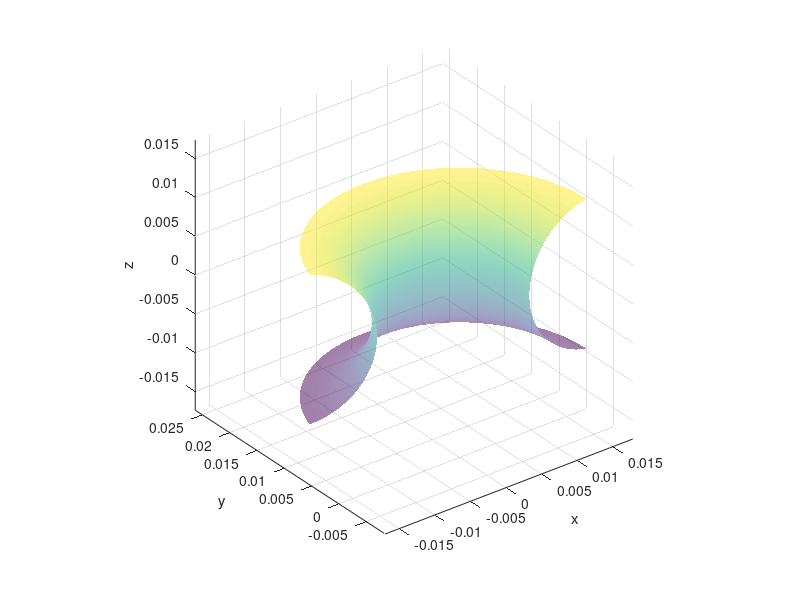
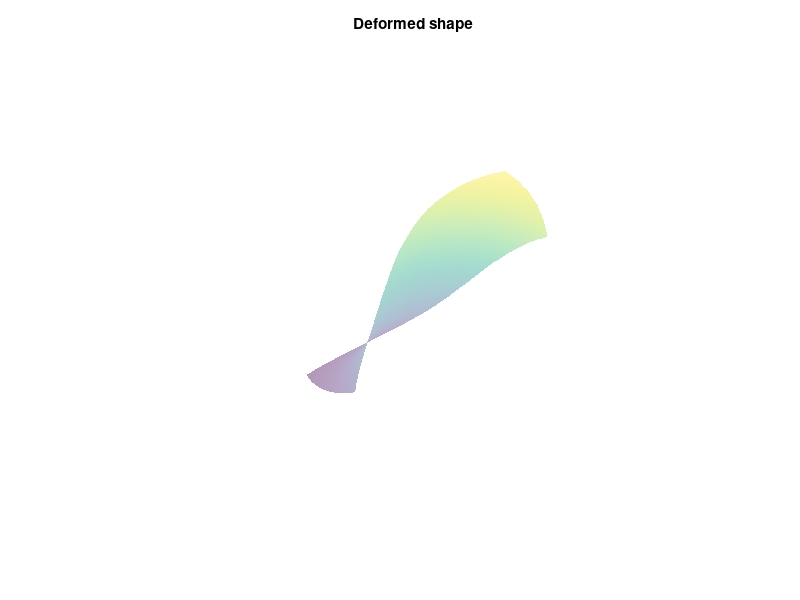

The MATLAB script that drew these images, in order: (Note: this script raises an error after producing the figures.)
clc
clear all
close all


% -------------- input parameter ---------------------------------------
% --- Geometry ---
t1_ratio = 1/2;             % thickness ratio of the first layer
theta = [62 -64]*pi/180;      % angle of each layer
a = 0.030;                  % initial length [m]
b = 0.010;                  % initial width  [m]

% --- Material ---
% E1,E2,G12: modulus [Pa];   v12,v21: Poisson's Ratio;    e12_T:  thermal strain 

% E1 = 8.26e6; v12 = 0.5; v21 = 0.4; E2 = E1*v21/v12; G12 = 0.79e6; e12_T = [-0.05787; 0.00681; 0]; % T=65
% E1 = 5.82e6; v12 = 0.5; v21 = 0.4; E2 = E1*v21/v12; G12 = 0.78e6; e12_T = [-0.10680; 0.02568; 0]; % T=75
E1 = 4.87e6; v12 = 0.5; v21 = 0.4; E2 = E1*v21/v12; G12 = 0.67e6; e12_T = [-0.14539; 0.02997; 0]; % T=85  

% ----------------------------------------------------------------------

t_total = 0.002;            % total thickness
t1 = t_total*t1_ratio;
t2 = t_total-t1;
t = [t1 t2];               % thickness of each layer
n = length(t);              % number of layers

%% Classical laminate theory to calculate the strain and curvature

Q = [ E1/(1-v12*v21)       E1*v21/(1-v12*v21)       0;
     E1*v21/(1-v12*v21)     E2/(1-v12*v21)          0;
         0                        0                G12];
     
% calculate the z-coordanates 
m = sum(t)/2;
M = zeros(1,n+1);
for i=1:n
    M(i+1) = M(i)+t(i);
end
z = M-m;     

% thermal resultant force and moment
N_T = 0;
M_T = 0;

A = 0;
B = 0;
D = 0;

% assemble 
for i=1:n
    % transformation matrix
    T(:,:,i) = [cos(theta(i))^2  sin(theta(i))^2  2*sin(theta(i))*cos(theta(i));
         sin(theta(i))^2  cos(theta(i))^2  -2*sin(theta(i))*cos(theta(i));
         -sin(theta(i))*cos(theta(i))  sin(theta(i))*cos(theta(i)) cos(theta(i))^2-sin(theta(i))^2;];
    Qbar(:,:,i) = inv(T(:,:,i))*Q*(inv(T(:,:,i)))';
    
    exy_T = (T(:,:,i)')*e12_T;
    
    N_T = N_T+Qbar(:,:,i)*exy_T*(z(i+1)-z(i));
    M_T = M_T+1/2*Qbar(:,:,i)*exy_T*(z(i+1)^2-z(i)^2);
    
    A = A+Qbar(:,:,i)*(z(i+1)-z(i));
    B = B+1/2*Qbar(:,:,i)*(z(i+1)^2-z(i)^2);
    D = D+1/3*Qbar(:,:,i)*(z(i+1)^3-z(i)^3);
    
end

ABD = [A B;B D];
invABD = inv([A B;B D]);
sol = invABD*[N_T;M_T];
e0 = sol(1:3,1);            % strain at mid-plane
k  = sol(4:6,1);            % curvature

%% Use principal curvature to visualize the deformation
% principle curvature
Center = 1/2*(k(1)+k(2));
R = sqrt(  ((k(1)-k(2))/2)^2  +  (k(3)/2)^2    );
fai = 1/2*atan( k(3)/(k(1)-k(2))   );
k1 = Center+R;
k2 = Center-R;

%%%% out of plane deflection
% plot the in-plane deformation
% 1. initial shape (x,y) in structural coordinate system
step = b/20;
x = 0:step:a;
y = 0:step:b;
x = x';

u0 = e0(1)*x+e0(3)*y;     % displacement
v0 = e0(2)*y+0*x;         % displacement
x1 = u0+x;
y1 = v0+y;
% (x1,y1) deformed shape in structural coordinate system

if (k(1)==0 & k(2)==0 & k(3)==0)    % in-plane deformation
    x2 = x1;
    y2 = y1;
else                                % out-of-plane deformation
    % transformation to principle curvature direction
    fai = -fai;
    for i=1:length(x)
        for j=1:length(y)
            x2(i,j) = x1(i,j).*cos(fai)+y1(i,j).*sin(fai);
            y2(i,j) = -x1(i,j).*sin(fai)+y1(i,j).*cos(fai);
        end
    end
end
% (x2,y2) deformed shape in principal curvature's coordinate system

% new plate
x_l = min(min(x2(:,:)));
x_r = max(max(x2(:,:)));
y_l = min(min(y2(:,:)));
y_r = max(max(y2(:,:)));

L1 = x_r - x_l;
L2 = y_r - y_l;

x3 = x_l:L1/500:x_r;
x3 = x3';
y3 = y_l:L2/500:y_r;
% (x3,y3) imaginary plane in structural coordinate system


theta1 = k1*L1;
theta2 = -k2*L2;


r = -1/k2;
R = 1/k1;
R = R+r;

v = theta1.*(x3-x_l)/L1;
u = (theta2.*(y3-y_l)/L2)+pi-theta2/2;
[u,v] = meshgrid(u,v);

xx0 = (R+r*cos(u)).*cos(v);
yy0 = (R+r*cos(u)).*sin(v);
zz0 = r*sin(u)+0*v;


%% subtract the void points from the imaginary plane to get the actural shape
xx = xx0;
yy = yy0;
zz = zz0;

%% judge whether the point is in the plate
x0 = (x_r+x_l)/2;
y0 = (y_r+y_l)/2;  % point inside the plate

% line
% 4 points at the corner
rect(1,1) = x2(1,1); rect(1,2) = y2(1,1);
rect(2,1) = x2(1,end); rect(2,2) = y2(1,end);
rect(3,1) = x2(end,end); rect(3,2) = y2(end,end);
rect(4,1) = x2(end,1); rect(4,2) = y2(end,1);
rect(5,:) = rect(1,:);

% coefficient of line equations  Ax+By+C=0  
%A-coef(:,1);B-coef(:,2);C-coef(:,3);
for i=1:4
    coef(i,1) = rect(i+1,2)-rect(i,2);
    coef(i,2) = rect(i,1)-rect(i+1,1);
    coef(i,3) = rect(i+1,1)*rect(i,2)-rect(i,1)*rect(i+1,2);
    term1(i) = coef(i,1)*x0+coef(i,2)*y0+coef(i,3);
end


for i =1:length(x3)
    for j =1:length(y3)
        judge = 1;
        for kk = 1:4
            term = term1(kk)*(  coef(kk,1)*x3(i)+coef(kk,2)*y3(j)+coef(kk,3)    );
            Term(i,j)=term;
            if term<0 
                judge = 0;
            end
        end
        if judge ==0 
            zz(i,j) = NaN;
        end
    end
end
%%
if (k(1)==0 & k(2)==0 & k(3)==0)    % in-plane deformation
    figure(1)
    hold on
    patch(rect(1:4,1),rect(1:4,2),[0;1;1;0],'EdgeColor','none','FaceAlpha',0.4)
    plot([rect(1:4,1);rect(1,1)],[rect(1:4,2);rect(1,2)],'k')
    set(gca,'xtick',[],'ytick',[],'ztick',[],'xcolor','w','ycolor','w','zcolor','w')   
    axis equal
    s.EdgeColor = 'none';
    grid off
    color1 = [0.2,0.1,0.9];
    color2 = [0.1,0.9,0.6];
    colorscale1 = [linspace(color2(1),color1(1),100)',linspace(color2(2),color1(2),100)',linspace(color2(3),color1(3),100)'];
    colorscale2 = [linspace(color1(1),color2(1),100)',linspace(color1(2),color2(2),100)',linspace(color1(3),color2(3),100)'];
    colorscale=[colorscale2 ; colorscale1];
    colormap(colorscale);
else
    figure(1)  % full scale
    surf(xx0,yy0,zz0,'FaceAlpha',0.5)
    hold on  
    xlabel('x');
    ylabel('y');
    zlabel('z');
    axis equal
    shading interp
    
    figure(2)  % after cutting
    s = surf(xx,yy,zz,'FaceAlpha',0.4)
    axis equal
    shading interp
    hold on
    title('Deformed shape')

    set(gcf,'Color','White');
    set(gca,'xtick',[],'ytick',[],'ztick',[],'xcolor','White','ycolor','White','zcolor','White')
    gridsmal2=1:25:size(xx,1)/2+1;
    gridsmall=1:25:size(xx,1)/2+1;
 
    s.EdgeColor = 'none';
    grid off
    color1 = [0.2,0.1,0.9];
    color2 = [0.1,0.9,0.6];
    colorscale1 = [linspace(color2(1),color1(1),100)',linspace(color2(2),color1(2),100)',linspace(color2(3),color1(3),100)'];
    colorscale2 = [linspace(color1(1),color2(1),100)',linspace(color1(2),color2(2),100)',linspace(color1(3),color2(3),100)'];
    colorscale=[colorscale2 ; colorscale1];
    colormap(colorscale);
    xlabel('x')
    ylabel('y')
    zlabel('z')
    
    if sum(isnan(zz(:)))>2000
        a=[];
        b=[];
        % for i=1:size(xx,1)
        for i=1:501
            judge2 = prod(isnan(zz(i,:)));
            if judge2==0
                validIndices=~isnan(zz(i,:));
                validnumbers=zz(i,validIndices);
                colume=zz(i,:);
                number1=find(colume==validnumbers(1));
                number2=find(colume==validnumbers(end));
                a=[a,[i;number1]];
                b=[b,[i;number2]];
            end
        end
        lineX1=[];
        lineY1=[];
        lineZ1=[];
        for i=1:size(a,2)
            % plot3(xx(a(1,i),a(2,i)),yy(a(1,i),a(2,i)),zz(a(1,i),a(2,i)),'r.')
            lineX1=[lineX1,xx(a(1,i),a(2,i))];
            lineY1=[lineY1,yy(a(1,i),a(2,i))];
            lineZ1=[lineZ1,zz(a(1,i),a(2,i))];
        end
        lineX2=[];
        lineY2=[];
        lineZ2=[];
        for i=1:size(b,2)
            % plot3(xx(b(1,i),b(2,i)),yy(b(1,i),b(2,i)),zz(b(1,i),b(2,i)),'r.')
            lineX2=[lineX2,xx(b(1,i),b(2,i))];
            lineY2=[lineY2,yy(b(1,i),b(2,i))];
            lineZ2=[lineZ2,zz(b(1,i),b(2,i))];
        end
        % plot3(lineX1,lineY1,lineZ1,'r','LineWidth',3)
        % plot3(lineX2,lineY2,lineZ2,'r','LineWidth',3)
        
        plot3(lineX1,lineY1,lineZ1,'k')
        plot3(lineX2,lineY2,lineZ2,'k')
        
    else
        plot3(xx(1,:),yy(1,:),zz0(1,:),'k')  % draw the mesh
        plot3(xx(:,1)',yy(:,1)',zz0(:,1)','k')  % draw the mesh
        plot3(xx(end,:),yy(end,:),zz0(end,:),'k')  % draw the mesh
        plot3(xx(:,end)',yy(:,end)',zz0(:,end)','k')  % draw the mesh
    end
    
end



        





